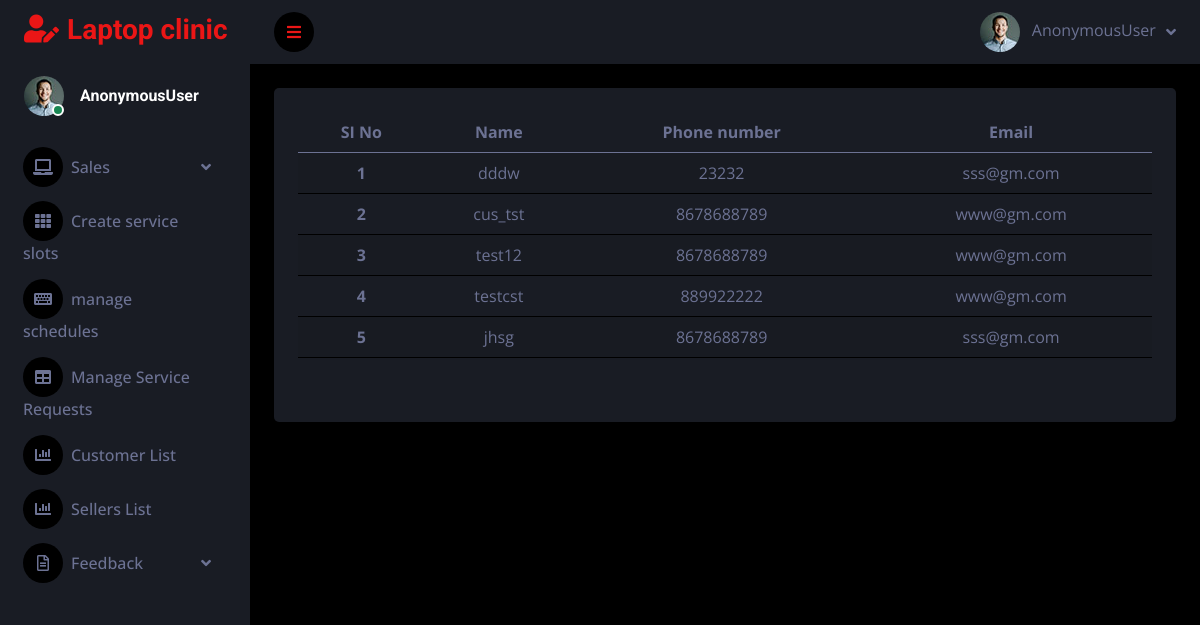
Page /customers on the committed database.
### service_app/models.py (models this page shows, shortened)
class Customer(models.Model):
    user = models.ForeignKey(Login_view, on_delete=models.CASCADE, related_name='customer')
    name = models.CharField(max_length=50)
    phone_number=models.CharField(max_length=100)
    email = models.EmailField()
    status1=models.BooleanField(default=0)

### service_app/admin_views.py (the view)
# urls.py: path('customers',admin_views.customers,name='customers'),
def customers(request):
    data = Customer.objects.all()
    return render(request,"admin/customerlist.html",{"data":data})

### templates/admin/customerlist.html
{% extends "admin_dash.html" %}
{% load crispy_forms_filters %}
{% block content %}
<table class="table table-striped">
                <thead>
                <tr>
                    <th scope="col">SI No</th>
                    <th scope="col">Name</th>
                    <th scope="col">Phone number</th>
                    <th scope="col">Email</th>
                </tr>
                </thead>
                <tbody>
                {% for n in data %}
                <tr>
                    <th scope="row">{{forloop.counter}}</th>
                    <td>{{n.name}}</td>
                    <td>{{n.phone_number}}</td>
                    <td>{{n.email}}</td>
                 {% empty %}
                <tr>
                    <td colspan="7"><h3>No Results Found</h3></td>
                </tr>
                </tr>
                {% endfor %}
                </tbody>
            </table>
{% endblock %}

### static/dash/dash/css/style.css (style rules this page uses)
:root { --primary: #EB1616; --secondary: #191C24; --light: #6C7293; --dark: #000000; }

### rows in the picture
Customer: name "dddw", phone_number "23232", email "sss@gm.com"
Customer: name "cus_tst", phone_number "8678688789", email "www@gm.com"
Customer: name "test12", phone_number "8678688789", email "www@gm.com"
Customer: name "testcst", phone_number "889922222", email "www@gm.com"
Customer: name "jhsg", phone_number "8678688789", email "sss@gm.com"

### other values in the picture
{{ request.user }} "AnonymousUser"
